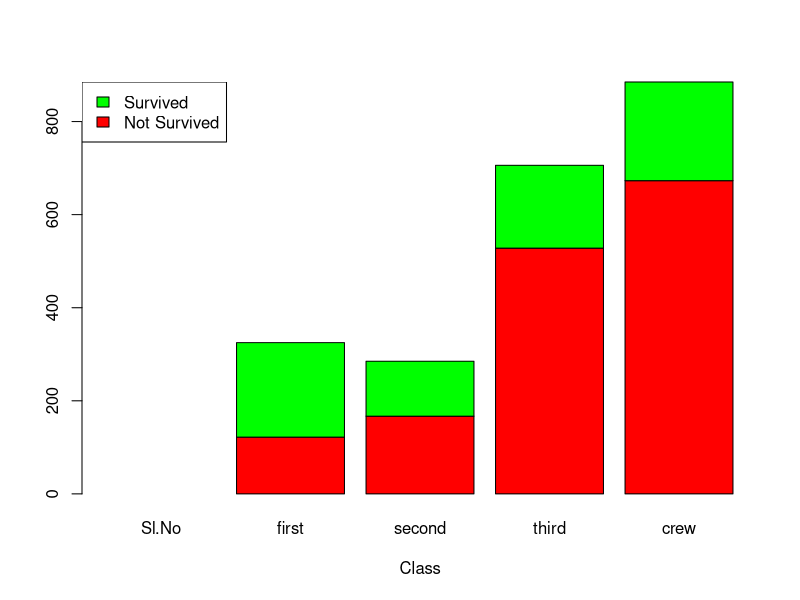

Source code (R):
d1 = data.frame(Sl.No=c("Survival","Non-Survival"), first=c(122,203),  second=c(167,118), third=c(528,178), crew=c(673,212))
print(d1)
d1 = as.matrix(d1)
barplot(d1,xlab="Class",col=c("red","green"))

legend("topleft", c("Survived","Not Survived"),fill=c("green","red"))